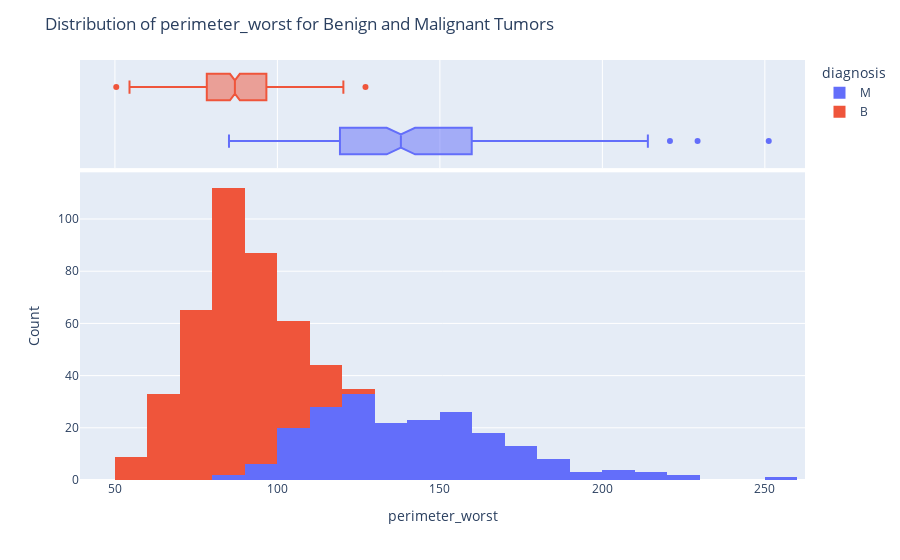

Source (notebook cell):
### Code cell
# Plot distribution of 'perimeter_worst' for each diagnosis using Plotly
fig = px.histogram(df, x='perimeter_worst', color='diagnosis', marginal='box', nbins=30)
fig.update_layout(title='Distribution of perimeter_worst for Benign and Malignant Tumors', xaxis_title='perimeter_worst', yaxis_title='Count')
fig.show()

### Figure 1 — Plotly figure (JSON) as saved in the notebook; plotly's stock layout.template omitted (floating-point values rounded to 4 significant figures; data arrays with more than 128 entries replaced by an {"elided": "..."} marker saying what was removed)
{"data": [{"alignmentgroup": "True", "bingroup": "x", "hovertemplate": "diagnosis=M<br>perimeter_worst=%{x}<br>count=%{y}<extra></extra>", "legendgroup": "M", "marker": {"color": "#636efa", "pattern": {"shape": ""}}, "name": "M", "nbinsx": 30, "offsetgroup": "M", "orientation": "v", "showlegend": true, "type": "histogram", "x": {"elided": "212 float values"}, "xaxis": "x", "yaxis": "y"}, {"alignmentgroup": "True", "hovertemplate": "diagnosis=M<br>perimeter_worst=%{x}<extra></extra>", "legendgroup": "M", "marker": {"color": "#636efa"}, "name": "M", "notched": true, "offsetgroup": "M", "showlegend": false, "type": "box", "x": {"elided": "212 float values"}, "xaxis": "x2", "yaxis": "y2"}, {"alignmentgroup": "True", "bingroup": "x", "hovertemplate": "diagnosis=B<br>perimeter_worst=%{x}<br>count=%{y}<extra></extra>", "legendgroup": "B", "marker": {"color": "#EF553B", "pattern": {"shape": ""}}, "name": "B", "nbinsx": 30, "offsetgroup": "B", "orientation": "v", "showlegend": true, "type": "histogram", "x": {"elided": "357 float values"}, "xaxis": "x", "yaxis": "y"}, {"alignmentgroup": "True", "hovertemplate": "diagnosis=B<br>perimeter_worst=%{x}<extra></extra>", "legendgroup": "B", "marker": {"color": "#EF553B"}, "name": "B", "notched": true, "offsetgroup": "B", "showlegend": false, "type": "box", "x": {"elided": "357 float values"}, "xaxis": "x2", "yaxis": "y2"}], "layout": {"barmode": "relative", "legend": {"title": {"text": "diagnosis"}, "tracegroupgap": 0}, "margin": {"t": 60}, "title": {"text": "Distribution of perimeter_worst for Benign and Malignant Tumors"}, "xaxis": {"anchor": "y", "domain": [0, 1], "title": {"text": "perimeter_worst"}}, "xaxis2": {"anchor": "y2", "domain": [0, 1], "matches": "x", "showgrid": true, "showticklabels": false}, "yaxis": {"anchor": "x", "domain": [0, 0.7326], "title": {"text": "Count"}}, "yaxis2": {"anchor": "x2", "domain": [0.7426, 1], "matches": "y2", "showgrid": false, "showline": false, "showticklabels": false, "ticks": ""}}}
